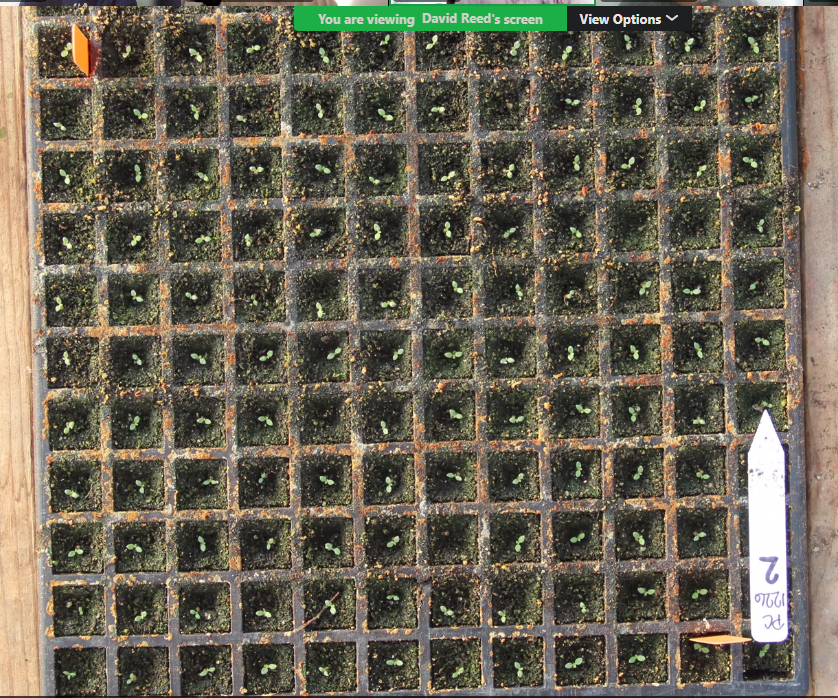
#> input picture tobacco_tray.jpg, 838 x 698 px
$ python tray_cell_detection.py
#> lines starting #> are read from the running program, lines starting #| are printed output that depends on the picture; after the words box and inside, x2 and y2 are one past the last pixel; in counts of white or black regions, pixels touching at a corner belong together

# Tobacco Vision
import cv2
import numpy as np


# Load image
image = cv2.imread("tobacco_tray.jpg")
#> image is the input picture: shape (698, 838, 3); mean B, G, R 84.3, 100, 106.9

if image is None:
    print("Error: Could not load image.")
    exit()

# Make a copy
output = image.copy()

# Convert image from BGR to HSV

hsv = cv2.cvtColor(image, cv2.COLOR_BGR2HSV)
#> hsv: shape (698, 838, 3); mean H, S, V 33.3, 57.2, 109.7

hsv = cv2.GaussianBlur(hsv, (5, 5), 0)
#> hsv: shape (698, 838, 3); mean H, S, V 33.3, 57.2, 109.7


# Detect colorful objects(RGB)

lower_color = np.array([0, 49, 100])
upper_color = np.array([179, 255, 255])

mask = cv2.inRange(
    hsv,
    lower_color,
    upper_color
)
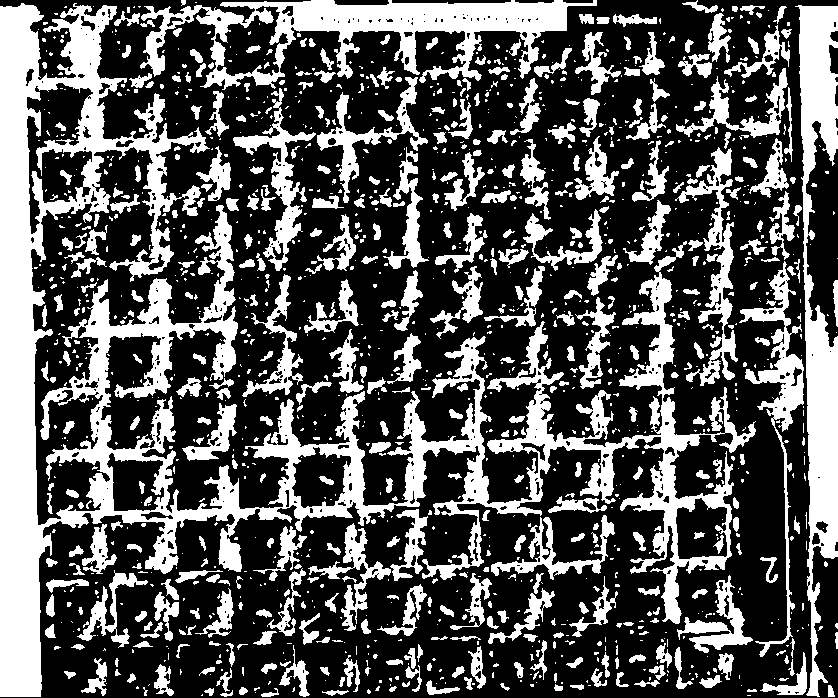
#> mask: shape (698, 838); 34.4% white; 1447 white regions (985 under 20 px), largest, box (x1, y1, x2, y2) and area: (0, 3, 756, 697) 82956, (140, 0, 597, 90) 14658, (795, 5, 838, 697) 13763

# Clean up the mask

# Remove small noise
open_kernel = cv2.getStructuringElement(
    cv2.MORPH_ELLIPSE,
    (3, 3)
)

mask = cv2.morphologyEx(
    mask,
    cv2.MORPH_OPEN,
    open_kernel,
    iterations=2
)
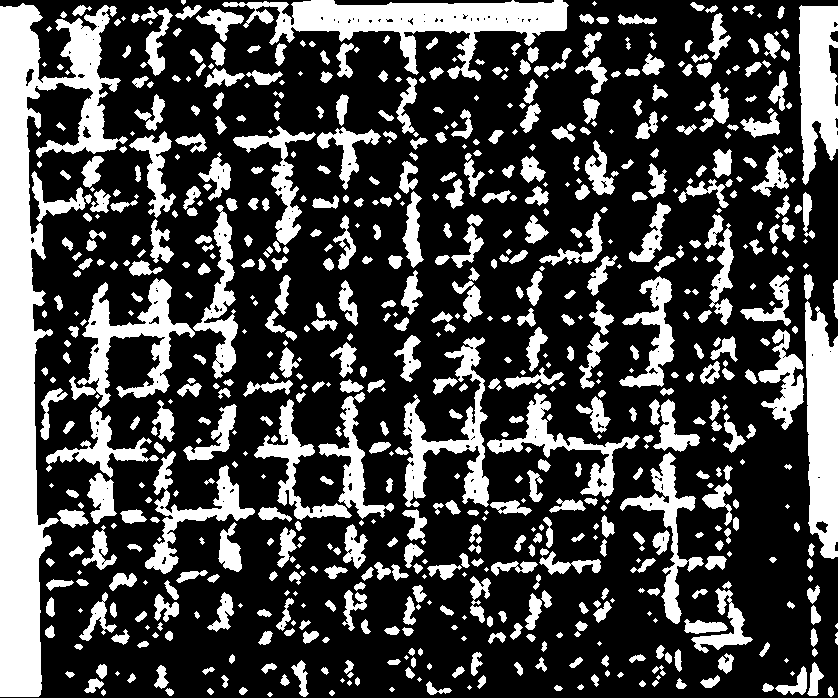
#> mask: shape (698, 838); 28.7% white; 728 white regions (132 under 20 px), largest, box (x1, y1, x2, y2) and area: (0, 3, 128, 697) 30031, (222, 0, 569, 81) 10005, (805, 301, 838, 559) 6731

# Fill small holes in detected objects
close_kernel = cv2.getStructuringElement(
    cv2.MORPH_ELLIPSE,
    (3, 3)
)

mask = cv2.morphologyEx(
    mask,
    cv2.MORPH_CLOSE,
    close_kernel,
    iterations=1
)
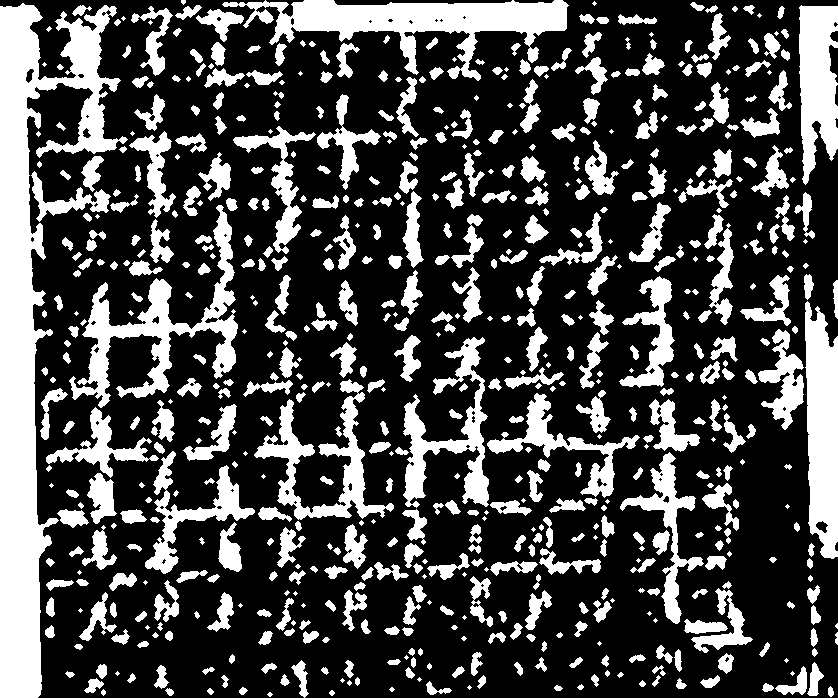
#> mask: shape (698, 838); 29.1% white; 661 white regions (120 under 20 px)

# Find contours

contours, _ = cv2.findContours(
    mask,
    cv2.RETR_EXTERNAL,
    cv2.CHAIN_APPROX_SIMPLE
)
#> contours = 661 contours, 192 with area under 20; largest, box (x1, y1, x2, y2) and area: (0, 3, 128, 698) 29196, (222, 0, 569, 81) 9746, (69, 205, 238, 408) 7286, (805, 301, 838, 559) 6532, (799, 5, 838, 185) 4973

detected_objects = []

# Filter contours


for contour in contours:

    # Find contour area
    area = cv2.contourArea(contour)

    # Ignore very small objects/noise
    if area < 400:
        continue

    # Get normal bounding box
    x, y, w, h = cv2.boundingRect(contour)

    # Ignore objects touching the edge of the image
    if (
        x <= 2 or
        y <= 2 or
        x + w >= image.shape[1] - 2 or
        y + h >= image.shape[0] - 2
    ):
        continue

    detected_objects.append(contour)
#> this loop made 661 passes
#> area on passes 4, 5, 7: 23, 35.5, 36
#> after the loop, detected_objects = 56 contours; largest, box (x1, y1, x2, y2) and area: (69, 205, 238, 408) 7286, (254, 379, 394, 520) 4528, (403, 337, 489, 508) 4455, (145, 451, 255, 574) 2909, (487, 393, 640, 498) 2796

# Sort objects from top to bottom

detected_objects.sort(
    key=lambda c: cv2.boundingRect(c)[1]
)

# Bounding box settings

# Amount of extra space around EACH side of the object
padding = 0

object_number = 1

# Draw bounding boxes

for contour in detected_objects:

    # Create rotated rectangle around object
    rect = cv2.minAreaRect(contour)

    # Get rectangle information
    (center_x, center_y), (width, height), angle = rect

    width = width + (padding * 2)
    height = height + (padding * 2)

    # Create larger rotated rectangle
    larger_rect = (
        (center_x, center_y),
        (width, height),
        angle
    )

    # Get the four corners of the larger rectangle
    box = cv2.boxPoints(larger_rect)
    box = np.intp(box)
    box = np.int32(box)

    # Draw the bounding box


    cv2.polylines(
        output,
        [box],
        True,
        (0, 0, 255),
        8,
        cv2.LINE_AA
    )

    # Draw object number


    cv2.putText(
        output,
        str(object_number),
        (int(center_x) - 7, int(center_y) + 5),
        cv2.FONT_HERSHEY_SIMPLEX,
        0.5,
        (0, 0, 0),
        2,
        cv2.LINE_AA
    )

    object_number += 1
#> this loop made 56 passes
#> (center_x, center_y, width, height, angle, box) on passes 1 to 8: (148.1, 39.63, 67.89, 39.94, -81.42, [[162, 76], [123, 70], [133, 3], [172, 9]]), (219.8, 18.02, 31.52, 38.13, -50.71, [[224, 42], [195, 18], [215, -6], [244, 17]]), (719.9, 36.51, 46.34, 20.45, -79.99, [[725, 61], [705, 57], [713, 11], [733, 15]]), (406.4, 106.7, 21.17, 59.26, -2.12, [[396, 136], [394, 77], [415, 76], [418, 135]]), (531.3, 105.8, 53.46, 18.43, -83.16, [[537, 133], [519, 131], [525, 78], [543, 80]]), (718.5, 102.5, 41, 19, -90, [[728, 123], [709, 123], [709, 82], [728, 82]]), (343.9, 140.9, 78.51, 56.66, -56.02, [[345, 189], [298, 157], [342, 92], [389, 124]]), (154, 112.7, 30.3, 27.02, -38.66, [[150, 132], [133, 111], [157, 92], [174, 113]])
#> (center_x, center_y, width, height, angle) on pass 50: (568.7, 565.4, 23.78, 62.34, -78.89)
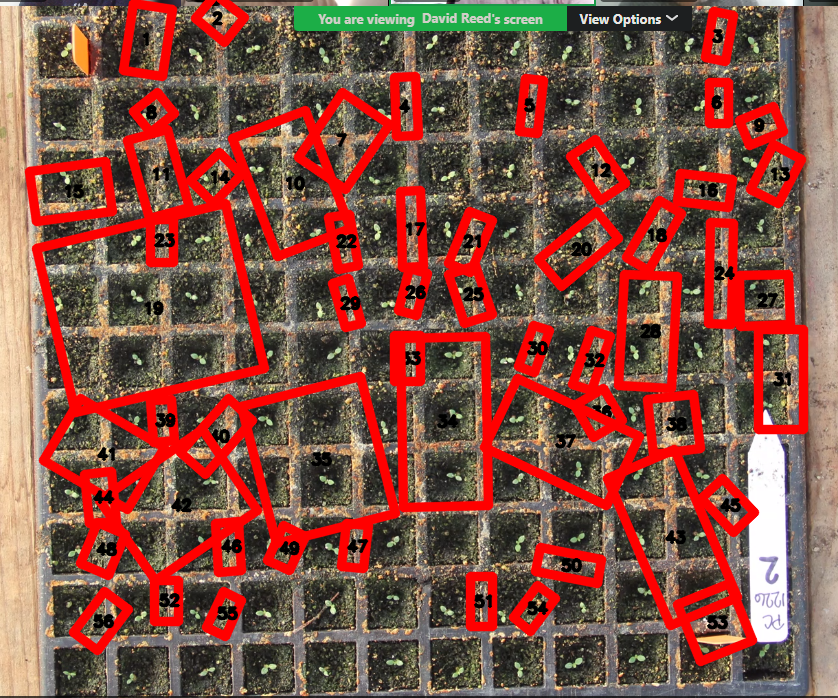
#> output: shape (698, 838, 3); mean B, G, R 69.5, 82.5, 132.7

# Print number of detected objects

print("Objects detected:", object_number - 1)
#| Objects detected: 56


cv2.namedWindow(
    "Detection Mask",
    cv2.WINDOW_NORMAL
)

cv2.namedWindow(
    "Tobacco Vision Object Detection",
    cv2.WINDOW_NORMAL
)

# Starting window sizes
cv2.resizeWindow(
    "Detection Mask",
    900,
    700
)

cv2.resizeWindow(
    "Tobacco Vision Object Detection",
    1000,
    750
)

# Display images

cv2.imshow(
    "Detection Mask",
    mask
)

cv2.imshow(
    "Tobacco Vision Object Detection",
    output
)

cv2.waitKey(0)

cv2.destroyAllWindows()
